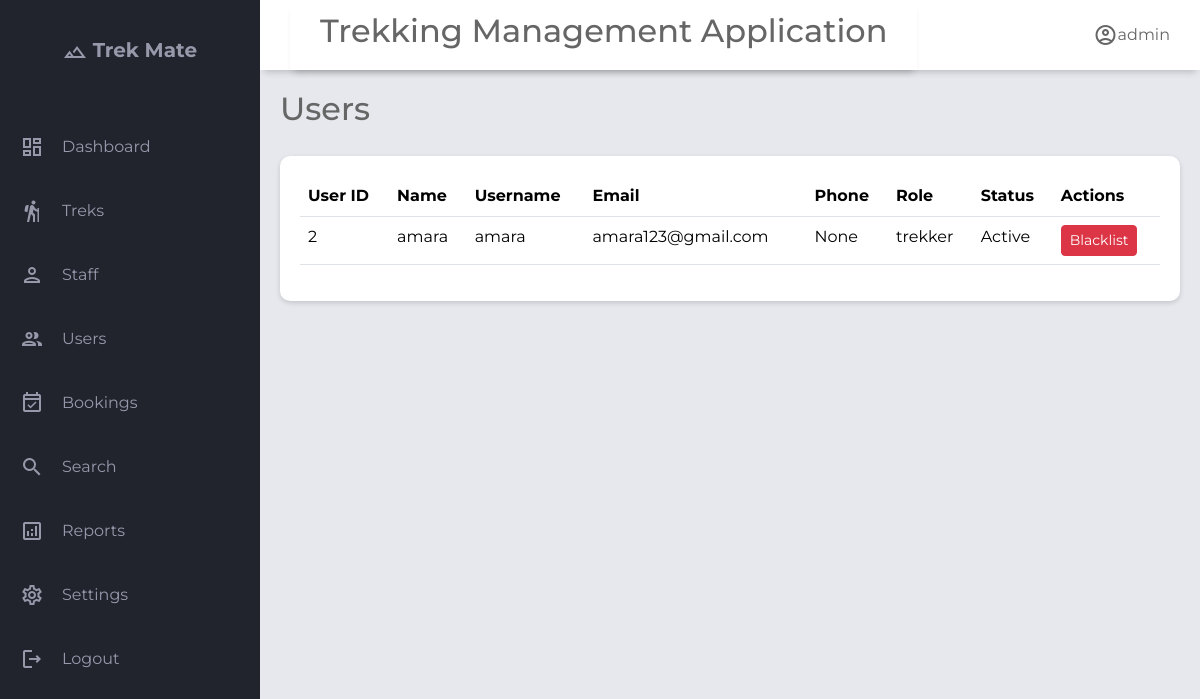
Before: /admin/users with the older database file.
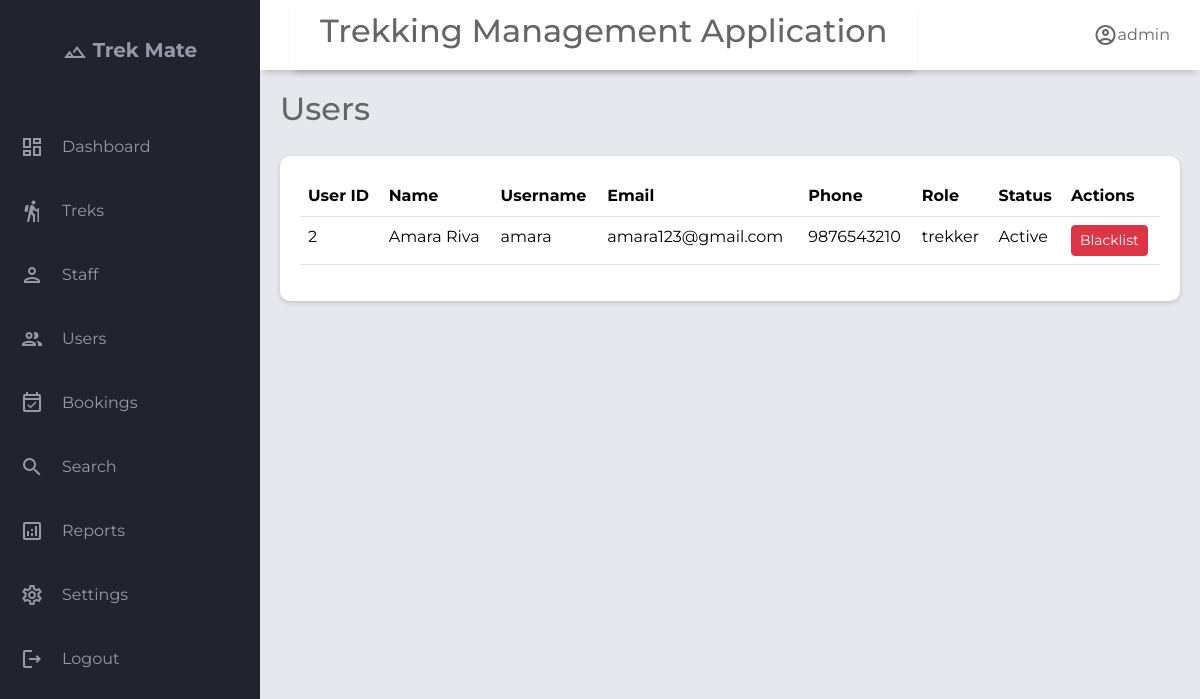
After: the same page with the newer database file.
### application/models.py (models this page shows)
class User(db.Model):
    __tablename__='user'
    id= db.Column(db.Integer, primary_key=True)
    username=db.Column(db.String(),unique=True,nullable=False)
    email=db.Column(db.String(),unique=True,nullable=False)
    password=db.Column(db.String(),nullable=False)
    full_name        = db.Column(db.String(), nullable=True)
    phone            = db.Column(db.String(), nullable=True)
    role=db.Column(Enum('admin','trek staff','trekker',name='user_role'),nullable=False,default='trekker')# admin | trek staff | trekker
    is_blacklisted=db.Column(db.Boolean,default=False)
    blacklist_reason=db.Column(db.Text,nullable=True)
    is_active=db.Column(db.Boolean,default=True)
    created_at       = db.Column(db.DateTime, default=db.func.now())
    updated_at       = db.Column(db.DateTime, onupdate=db.func.now())
    bookings=db.relationship('Booking',lazy=True, back_populates='user')
    staff_profile=db.relationship('Staff_profile',lazy=True,uselist=False,back_populates='user') #uselist= False means One-to-one (single object) while default it is one-to-many

### application/controller.py (the view)
@app.route("/admin/users")
def manage_users():
    users=User.query.filter(User.role!='admin').all()
    user=User.query.filter_by(role="admin").first()
    return render_template("a_users.html",users=users,user=user)

### templates/a_users.html (shortened to what this page needs)
{% extends "base.html" %}
{% block header_title %}
Users
{% endblock%}
{% block content %}
<div class="table-content">
  <table class="table">
    <thead>
      <tr>
        <th>User ID</th>
        <th>Name</th>
        <th>Username</th>
        <th>Email</th>
        <th>Phone</th>
        <th>Role</th>
        <th>Status</th>
        <th>Actions</th>
      </tr>
    </thead>
    <tbody>
      {% for user in users %}
      <tr>
        <td>{{ user.id }}</td>
        <td>{{ user.full_name if user.full_name else user.username }}</td>
        <td>{{ user.username}}</td>
        <td>{{ user.email }}</td>
        <td>{{ user.phone }}</td>
        <td>{{ user.role }}</td>
        <td>{% if user.is_blacklisted %} Blacklisted {% else %} Active {% endif %}</td>
        <td>
          {% if user.is_blacklisted %}
          <a href="/user/activate/{{ user.id }}" class="btn btn-success btn-sm">
            Activate
          </a>
          {% else %}
          <a href="/user/blacklist{{ user.id }}" class="btn btn-danger btn-sm">
            Blacklist
          </a>
          {% endif %}
        </td>
      </tr>
      {% endfor %}
    </tbody>
  </table>
</div>
{% endblock %}

### templates/base.html (shortened to what this page needs)
<!DOCTYPE html>
<html lang="en">
<head>
    <link rel="stylesheet" href="https://cdn.jsdelivr.net/npm/bootstrap@5.3.8/dist/css/bootstrap.min.css">
    <link rel="stylesheet" href="{{ url_for('static',filename='style.css') }}">
</head>
<body>
    <div class="grid-container">
        <header class="header">
            <div class="header left">
                <h2>Trekking Management Application</h2>
            </div>
            <div class="header-right">
                <span class="material-icons-outlined">account_circle</span>{{user.username}}
            </div>
        </header>
        <aside id="sidebar">
            <div class="sidebar-title">
                <div class="sidebar-brand">
                    <span class="material-icons-outlined">filter_hdr</span> Trek Mate
                </div>
            </div>
            <ul class="sidebar-list">
                <li class="sidebar-list-item">
                    <span class="material-icons-outlined">dashboard</span> <a href="/admin">Dashboard</a>
                </li>
                <li class="sidebar-list-item">
                    <span class="material-icons-outlined">hiking</span> <a href="/admin/treks">Treks</a>
                </li>
                <li class="sidebar-list-item">
                    <span class="material-icons-outlined">person</span> <a href="/admin/staff">Staff</a>
                </li>
                <li class="sidebar-list-item">
                    <span class="material-icons-outlined">group</span> <a href="/admin/users">Users</a>
                </li>
                <li class="sidebar-list-item">
                    <span class="material-icons-outlined">event_available</span> <a href="/admin/bookings">Bookings</a>
                </li>
                <li class="sidebar-list-item">
                    <span class="material-icons-outlined">search</span> <a href="/admin/search">Search</a>
                </li>
                <li class="sidebar-list-item">
                    <span class="material-icons-outlined">analytics</span><a href="">Reports</a>
                </li>
                <li class="sidebar-list-item">
                    <span class="material-icons-outlined">settings</span><a href="">Settings</a>
                </li>
                <li class="sidebar-list-item">
                    <span class="material-icons-outlined">logout</span><a href="/login">Logout</a>
                </li>
            </ul>
        </aside>
        <main class="main-container">
            <div class="main-title">
                <div>
                    <h2>{% block header_title %}Dashboard{% endblock %}</h2>
                </div>
            </div>
            {% block content %}
            {% endblock %}
        </main>
    </div>
</body>
</html>

### static/style.css (style rules this page uses)
body { margin: 0; padding: 0; box-sizing: border-box; background-color: #e6e8ed; color: #666666; font-family: "Montserrat",sans-serif; }
.material-icons-outlined { vertical-align: middle; line-height: 1px; }
.grid-container { display: grid; grid-template-columns: 260px 1fr 1fr 1fr ; grid-template-rows: 0.2fr 3fr; grid-template-areas: "sidebar header header header" "sidebar main main main" ; height: 100vh; }
.header { grid-area: header; height: 70px; background-color: #ffffff; display: flex; align-items: center; justify-content: space-between; padding: 0 30px 0 30px; box-shadow: 0 6px 7px -4px rgba(0,0,0,0.2); }
#sidebar { grid-area: sidebar; height: 100%; background-color: #21232d; color: #9799ab; overflow-y: auto; transition: all 0.5s; }
.sidebar-title { display: flex; justify-content: center; align-items: center; padding: 20px 20px 20px 20px; margin-bottom: 30px; }
.sidebar-brand { margin-top: 15px; font-size: 20px; font-weight: 700; }
.sidebar-list { padding: 0; margin-top: 15px; list-style-type: none; width:100%; }
.sidebar-list-item { padding: 20px 20px 20px 20px; display: flex; align-items: center; width:100%; gap: 18px; border-radius:10px; transition:0.3s; }
.main-container { grid-area: main; overflow-y: auto; padding: 20px 20px; }
.main-title { display: flex; justify-content: space-between; align-items:center; }
.table-content { width: 100%; margin-top: 20px; background:white; border-radius:10px; padding:20px; box-shadow:0 2px 5px rgba(0,0,0,.15); }
table { width: 100%; border-collapse:collapse; }
th,td { padding:15px; text-align:left; }
thead { background:#f5f5f5; }

### templates/base.html (style rules this page uses)
a { text-decoration: none; color: #9799ab; }

Changed rows visible on the page:
changed User "amara": full_name "amara" → "Amara Riva"; phone "None" → "9876543210"
